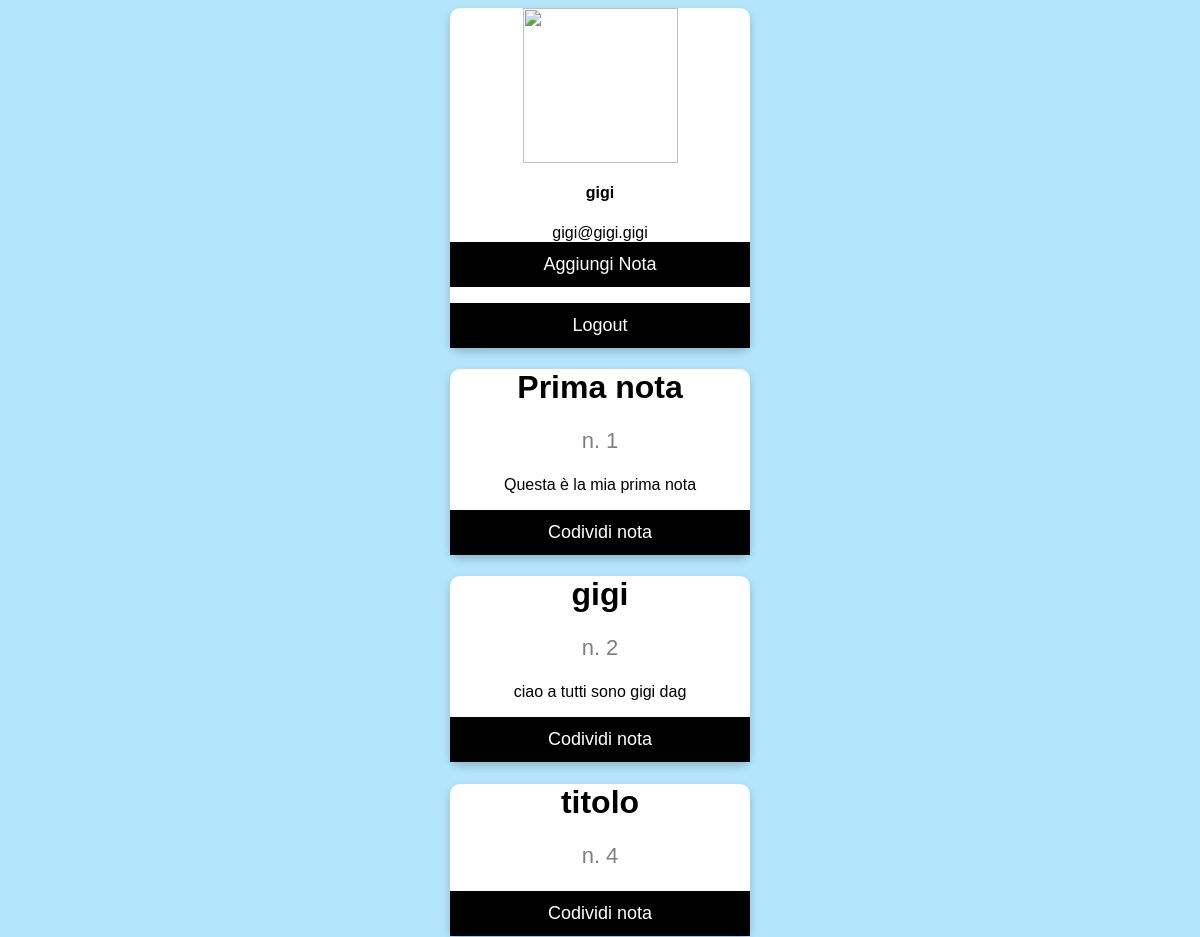
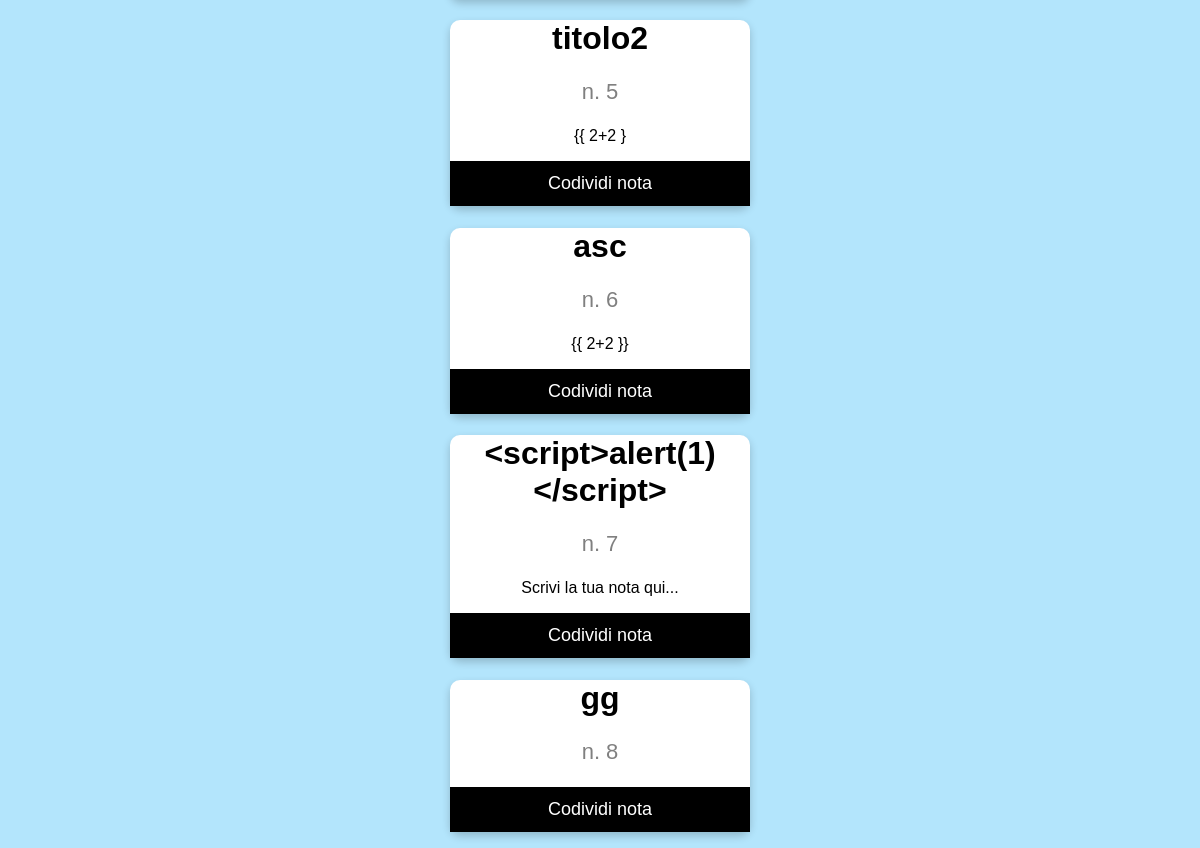
/home (signed in), run on the app's committed database (2 pictures, top to bottom).
### tables this page shows
CREATE TABLE Note (
	id INTEGER PRIMARY KEY,
   	id_utente INTEGER NOT NULL,
	titolo TEXT NOT NULL,
    testo TEXT NOT NULL,
    FOREIGN KEY (id_utente) 
        REFERENCES Utenti (id)
        ON DELETE CASCADE 
        ON UPDATE NO ACTION

);

### server.py (the view)
@app.route('/home', methods=['POST', 'GET'])
def home():
    if 'username' in session:
        conn = sqlite3.connect('db/data.db')
        c = conn.cursor()
        query = "SELECT id,titolo, testo FROM Note WHERE id_utente=?"
        c.execute(query, ( str(session['id']) ))
        rows = c.fetchall()
        return render_template('home.html', username = session['username'], email = session['email'], NoteList = rows)
    else:
        return redirect(url_for("index"))

### templates/home.html (shortened to what this page needs)
<html>
    <head>
    </head>
    <body>
        <div class="container mt-5 d-flex justify-content-center">
            <div class="card p-3">
                <div class="d-flex align-items-center">
                    <div class="image"> <img src="https://images.unsplash.com/photo-1522075469751-3a6694fb2f61?ixlib=rb-1.2.1&ixid=eyJhcHBfaWQiOjEyMDd9&auto=format&fit=crop&w=500&q=80" class="rounded" width="155"> </div>
                    <div class="ml-3 w-100">
                        <h4 class="mb-0 mt-0">{{ username }}</h4> <span> {{ email }} </span>
                        <div class="button mt-2 d-flex flex-row align-items-center"> <form method="get", action="/addNote"><button action="submit" class="btn btn-sm btn-outline-primary w-100">Aggiungi Nota</button> </form> <form method="get" action="/logout" ><button action="submit" class="btn btn-sm btn-primary w-100 ml-2">Logout</button></form> </div>
                    </div>
                </div>
            </div>
        </div>
    </body>
    {% for id,title,text in NoteList %}
    <div class="card">
        <h1>{{ title }}</h1>
        <p class="price">n. {{ id }}</p>
        <p>{{ text | safe }}</p>
        <form action="/shareNote/{{ id }}"><button action="submit">Codividi nota</button></form>
      </div>
    {% endfor %}
</html>

### templates/home.html (style rules this page uses)
body { background-color: #B3E5FC; border-radius: 10px }
.card { width: 400px; border: none; border-radius: 10px; background-color: #fff }
.card { box-shadow: 0 4px 8px 0 rgba(0, 0, 0, 0.2); max-width: 300px; margin: auto; text-align: center; font-family: arial; }
.price { color: grey; font-size: 22px; }
.card button { border: none; outline: 0; padding: 12px; color: white; background-color: #000; text-align: center; cursor: pointer; width: 100%; font-size: 18px; }

### data on the page
Note: titolo "gigi", id "2", testo "ciao a tutti sono gigi dag"
Note: titolo "Prima nota", id "1", testo "Questa è la mia prima nota"
Note: titolo "titolo", id "4"
Note: titolo "titolo2", id "5", testo "{{ 2+2 }"
Note: titolo "asc", id "6", testo "{{ 2+2 }}"
Note: titolo "<script>alert(1)</script>", id "7", testo "Scrivi la tua nota qui..."
Note: titolo "gg", id "8"

### other printed values
{{ email }} "gigi@gigi.gigi"
